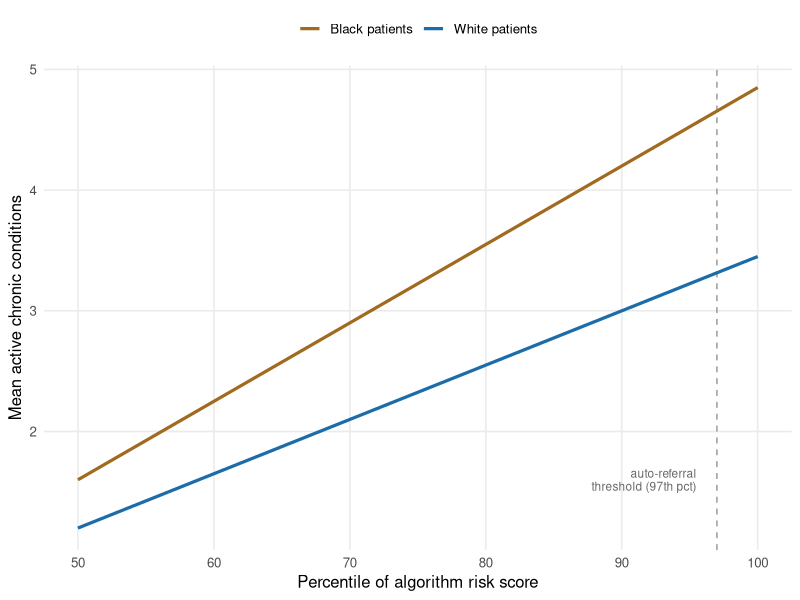

This figure's R source:
## ---- chunk 1
#| label: fig-obermeyer-need
#| fig-cap: "Illustrative reconstruction of the equal-score-unequal-need pattern reported by Obermeyer et al. (2019). At every percentile of the algorithm's risk score, Black patients carry more active chronic conditions than White patients assigned the same score; the model, trained to predict cost rather than illness, treats the two groups as equally sick. The dashed line marks the auto-referral threshold, above which patients are enrolled in a high-risk care-management program. Values are illustrative but reproduce the direction and rough magnitude of the published finding."
#| echo: false
#| fig-width: 7
#| fig-height: 4.2
library(ggplot2)
library(tibble)
pct <- seq(50, 100, by = 1)
n <- length(pct)
white <- 1.2 + 0.045 * (pct - 50)
black <- white + 0.4 + 0.02 * (pct - 50)
df <- tibble::tibble(
  pct = rep(pct, 2),
  conditions = c(white, black),
  group = rep(c('White patients', 'Black patients'),
              each = n)
)
ggplot(df, aes(pct, conditions, colour = group)) +
  geom_vline(xintercept = 97, linetype = 'dashed',
             colour = 'grey60') +
  geom_line(linewidth = 1.1) +
  annotate('text', x = 95.5, y = 1.6,
           label = 'auto-referral\nthreshold (97th pct)',
           hjust = 1, size = 3, colour = 'grey40',
           lineheight = 0.9) +
  scale_colour_manual(values = c(
    'White patients' = '#1b6ca8',
    'Black patients' = '#a06a1f')) +
  labs(x = 'Percentile of algorithm risk score',
       y = 'Mean active chronic conditions',
       colour = NULL) +
  theme_minimal(base_size = 12) +
  theme(legend.position = 'top',
        panel.grid.minor = element_blank())
